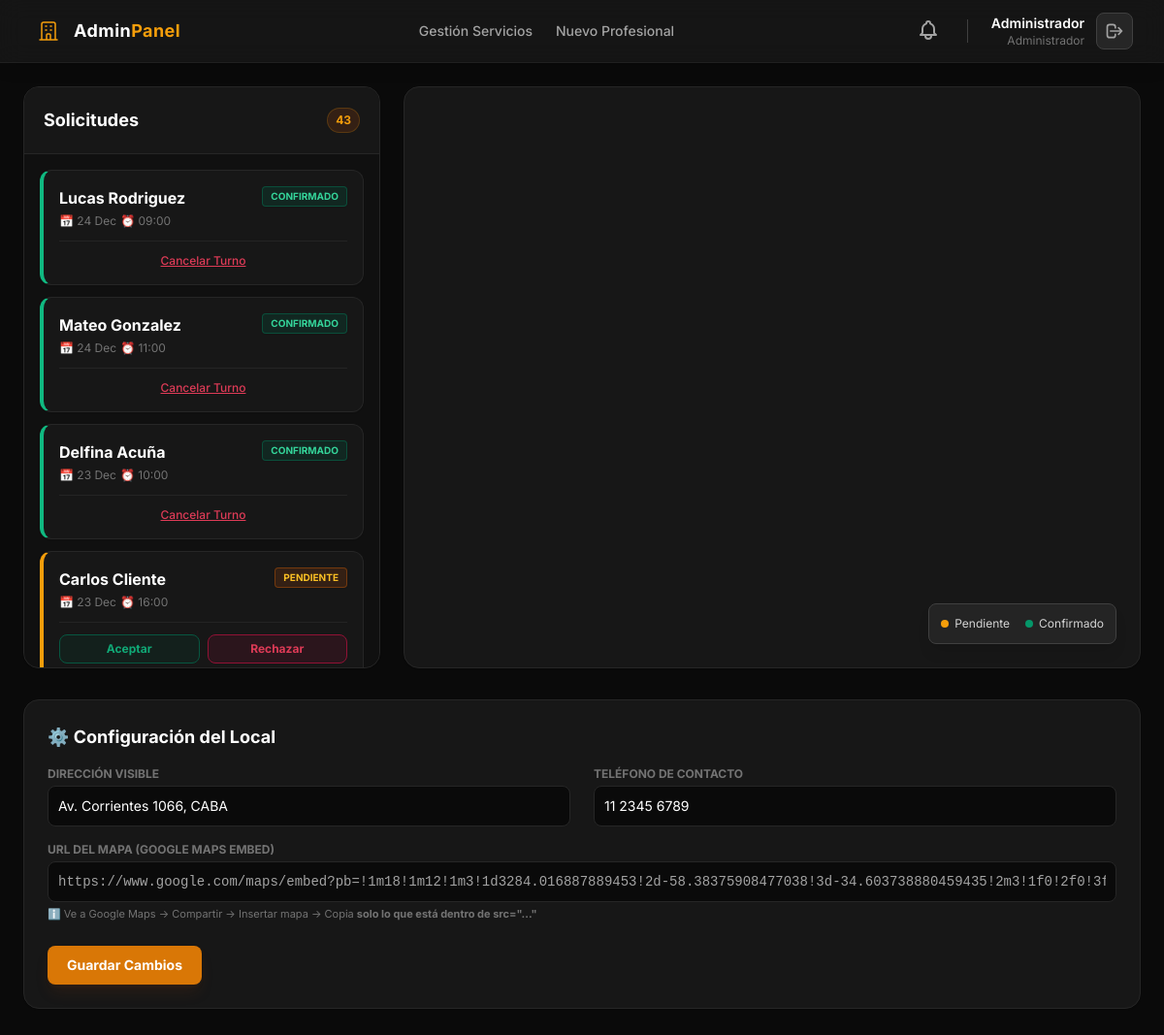
The app's page /controllers/AdminDashboard.php (signed in) with its own data.
### tables this page shows
CREATE TABLE `turnos` (
  `id` int(11) NOT NULL,
  `usuario_id` int(11) NOT NULL,
  `fecha` date NOT NULL,
  `hora` time NOT NULL,
  `servicio` varchar(100) NOT NULL,
  `created_at` timestamp NOT NULL DEFAULT current_timestamp(),
  `estado` varchar(20) DEFAULT 'pendiente',
  `servicio_id` int(11) DEFAULT NULL,
  `peluquero_id` int(11) DEFAULT NULL
);

CREATE TABLE `usuarios` (
  `id` int(11) NOT NULL,
  `nombre` varchar(100) NOT NULL,
  `rol` enum('Administrador','Cliente','Peluquero') NOT NULL DEFAULT 'Cliente',
  `email` varchar(255) NOT NULL,
  `password_hash` varchar(255) NOT NULL,
  `fecha_registro` timestamp NOT NULL DEFAULT current_timestamp(),
  `intentos_fallidos` int(11) DEFAULT 0,
  `bloqueado_hasta` datetime DEFAULT NULL,
  `foto` varchar(255) DEFAULT NULL,
  `telefono` varchar(20) DEFAULT NULL,
  `biografia` text DEFAULT NULL
);

### controllers/AdminDashboard.php (called while the page is built, shortened)
<?php
require_once '../models/Turno.php';
require_once '../models/Notificacion.php';
require_once '../models/Configuracion.php';
$turnos = Turno::obtenerTodos();
$config = Configuracion::obtenerTodo();
require '../views/admin_dashboard.php';
?>

### models/Turno.php (called while the page is built, shortened)
<?php
require_once __DIR__ . '/../config/conexion_db.php';
class Turno {
    public static function obtenerTodos() {
        global $pdo;
        $sql = "SELECT t.id, t.fecha, t.hora, t.estado, u.nombre
                FROM turnos t
                JOIN usuarios u ON t.usuario_id = u.id
                ORDER BY t.fecha DESC, t.hora ASC";
        $stmt = $pdo->query($sql);
        return $stmt->fetchAll(PDO::FETCH_ASSOC);
    }
}
?>

### models/Configuracion.php (called while the page is built, shortened)
<?php
require_once __DIR__ . '/../config/conexion_db.php';
class Configuracion {
    public static function obtenerTodo() {
        global $pdo;
        $stmt = $pdo->query("SELECT clave, valor FROM configuracion");
        return $stmt->fetchAll(PDO::FETCH_KEY_PAIR);
    }
}
?>

### views/admin_dashboard.php (the view, shortened to what this page needs)
<!DOCTYPE html>
<html lang="es">
<head>
    <script src="https://cdn.tailwindcss.com"></script>
</head>
<body class="bg-neutral-950 text-neutral-300 h-screen flex flex-col overflow-hidden selection:bg-amber-500 selection:text-white">
    <header class="bg-neutral-900/90 backdrop-blur-md border-b border-white/5 shadow-lg shrink-0 z-20">
        <div class="max-w-7xl mx-auto px-4 sm:px-6 lg:px-8 h-16 flex items-center justify-between">
            <div class="flex items-center gap-2">
                <div class="text-amber-500 p-1.5 rounded-lg">
                    <svg class="w-6 h-6" fill="none" stroke="currentColor" viewBox="0 0 24 24"><path stroke-linecap="round" stroke-linejoin="round" stroke-width="1.5" d="M19 21V5a2 2 0 00-2-2H7a2 2 0 00-2 2v16m14 0h2m-2 0h-5m-9 0H3m2 0h5M9 7h1m-1 4h1m4-4h1m-1 4h1m-5 10v-5a1 1 0 011-1h2a1 1 0 011 1v5m-4 0h4"></path></svg>
                </div>
                <h1 class="text-lg font-bold tracking-wide text-white">Admin<span class="text-amber-500">Panel</span></h1>
            </div>
            <div class="hidden md:flex items-center gap-6">
                <a href="../views/admin_servicios.php" class="text-neutral-400 hover:text-amber-500 text-sm font-medium transition">Gestión Servicios</a>
                <a href="../views/admin_crear_peluquero.php" class="text-neutral-400 hover:text-amber-500 text-sm font-medium transition">Nuevo Profesional</a>
            </div>
            <div class="flex items-center gap-4">
                <div class="relative group">
                    <button class="text-neutral-400 hover:text-white relative focus:outline-none p-1 transition">
                    </button>
                </div>
                <div class="flex items-center gap-3">
                    <div class="text-right hidden sm:block">
                        <p class="text-sm font-semibold text-white"><?php echo htmlspecialchars($_SESSION['nombre'] ?? 'Admin'); ?></p>
                        <p class="text-xs text-neutral-500">Administrador</p>
                    </div>
                    <a href="../controllers/auth_logout.php" class="bg-neutral-800 hover:bg-red-900/50 text-neutral-400 hover:text-red-400 p-2 rounded-lg transition border border-neutral-700 hover:border-red-800" title="Salir">
                        <svg class="w-5 h-5" fill="none" stroke="currentColor" viewBox="0 0 24 24"><path stroke-linecap="round" stroke-linejoin="round" stroke-width="2" d="M17 16l4-4m0 0l-4-4m4 4H7m6 4v1a3 3 0 01-3 3H6a3 3 0 01-3-3V7a3 3 0 013-3h4a3 3 0 013 3v1"></path></svg>
                    </a>
                </div>
            </div>
        </div>
    </header>
    <div class="flex-1 overflow-y-auto p-4 lg:p-6 max-w-7xl mx-auto w-full custom-scroll">
        <div class="grid grid-cols-1 lg:grid-cols-12 gap-6 mb-8 h-[600px]">
            <div class="lg:col-span-4 bg-neutral-900 rounded-2xl shadow-sm border border-neutral-800 flex flex-col h-full overflow-hidden">
                <div class="p-5 border-b border-neutral-800 bg-neutral-900 flex justify-between items-center">
                    <h2 class="font-bold text-white text-lg">Solicitudes</h2>
                    <span class="bg-amber-900/30 text-amber-500 text-xs font-bold px-2 py-1 rounded-full border border-amber-500/20"><?php echo count($turnos); ?></span>
                </div>
                <div class="overflow-y-auto flex-1 p-4 custom-scroll space-y-3 bg-neutral-950/50">
                    <?php if(count($turnos) > 0): ?>
                        <?php foreach ($turnos as $t): ?>
                            <?php
                                $borde = 'border-l-amber-500';
                                $bgBadge = 'bg-amber-900/30 text-amber-400 border border-amber-700/50';
                                $estado = 'Pendiente';
                                if($t['estado'] == 'confirmado') {
                                    $borde = 'border-l-emerald-500';
                                    $bgBadge = 'bg-emerald-900/30 text-emerald-400 border border-emerald-700/50';
                                    $estado = 'Confirmado';
                                }
                                if($t['estado'] == 'cancelado' || $t['estado'] == 'cancelado_cliente') {
                                    $borde = 'border-l-rose-500';
                                    $bgBadge = 'bg-rose-900/30 text-rose-400 border border-rose-700/50';
                                    $estado = 'Cancelado';
                                }
                            ?>
                            <div class="bg-neutral-900 p-4 rounded-xl shadow-sm border border-neutral-800 border-l-4 <?php echo $borde; ?> hover:border-neutral-700 transition duration-200 group">
                                <div class="flex justify-between items-start mb-2">
                                    <div>
                                        <h3 class="font-bold text-white"><?php echo htmlspecialchars($t['nombre']); ?></h3>
                                        <p class="text-xs text-neutral-500 flex items-center gap-1 mt-1">
                                            <span>📅 <?php echo date("d M", strtotime($t['fecha'])); ?></span>
                                            <span>⏰ <?php echo substr($t['hora'], 0, 5); ?></span>
                                        </p>
                                    </div>
                                    <span class="<?php echo $bgBadge; ?> text-[10px] uppercase font-bold px-2 py-0.5 rounded shadow-sm">
                                        <?php echo $estado; ?>
                                    </span>
                                </div>
                                <div class="flex gap-2 mt-3 pt-3 border-t border-neutral-800 opacity-90 group-hover:opacity-100 transition">
                                    <?php if($t['estado'] == 'pendiente'): ?>
                                        <button onclick="cambiarEstado(<?php echo $t['id']; ?>, 'confirmado')" class="flex-1 bg-emerald-900/20 hover:bg-emerald-900/40 text-emerald-500 py-1.5 rounded-lg text-xs font-bold transition border border-emerald-800 hover:border-emerald-600">
                                            Aceptar
                                        </button>
                                        <button onclick="cambiarEstado(<?php echo $t['id']; ?>, 'cancelado')" class="flex-1 bg-rose-900/20 hover:bg-rose-900/40 text-rose-500 py-1.5 rounded-lg text-xs font-bold transition border border-rose-800 hover:border-rose-600">
                                            Rechazar
                                        </button>
                                    <?php elseif($t['estado'] == 'confirmado'): ?>
                                        <button onclick="cambiarEstado(<?php echo $t['id']; ?>, 'cancelado')" class="w-full text-rose-500 hover:text-rose-400 text-xs font-medium underline text-center transition">
                                            Cancelar Turno
                                        </button>
                                    <?php endif; ?>
                                </div>
                            </div>
                        <?php endforeach; ?>
                    <?php else: ?>
                        <div class="flex flex-col items-center justify-center h-full text-neutral-500">
                            <p class="text-sm">No hay turnos registrados.</p>
                        </div>
                    <?php endif; ?>
                </div>
            </div>
            <div class="lg:col-span-8 bg-neutral-900 rounded-2xl shadow-sm border border-neutral-800 p-4 h-full flex flex-col relative">
                <div id='calendar' class="flex-1 z-0"></div>
                <div class="absolute bottom-6 right-6 bg-neutral-800/90 backdrop-blur p-3 rounded-lg shadow-lg border border-neutral-700 text-xs flex gap-4 z-10 text-neutral-300">
                    <div class="flex items-center gap-1.5"><span class="w-2 h-2 rounded-full bg-amber-500"></span> Pendiente</div>
                    <div class="flex items-center gap-1.5"><span class="w-2 h-2 rounded-full bg-emerald-600"></span> Confirmado</div>
                </div>
            </div>
        </div>
        <div class="bg-neutral-900 rounded-2xl shadow-sm border border-neutral-800 p-6 mb-10">
            <h3 class="text-lg font-bold text-white mb-4 flex items-center gap-2">
                ⚙️ Configuración del Local
            </h3>
            <form action="../controllers/AdminConfigController.php" method="POST" class="space-y-4">
                <div class="grid grid-cols-1 md:grid-cols-2 gap-6">
                    <div>
                        <label class="block text-xs font-bold text-neutral-500 uppercase mb-1">Dirección Visible</label>
                        <input type="text" name="direccion" value="<?php echo htmlspecialchars($config['direccion'] ?? ''); ?>"
                               class="w-full bg-neutral-950 border border-neutral-800 rounded-lg p-2.5 text-sm text-white focus:ring-1 focus:ring-amber-500 focus:border-amber-500 outline-none transition"
                               placeholder="Ej: Av. Corrientes 1234">
                    </div>
                    <div>
                        <label class="block text-xs font-bold text-neutral-500 uppercase mb-1">Teléfono de Contacto</label>
                        <input type="text" name="telefono" value="<?php echo htmlspecialchars($config['telefono'] ?? ''); ?>"
                               class="w-full bg-neutral-950 border border-neutral-800 rounded-lg p-2.5 text-sm text-white focus:ring-1 focus:ring-amber-500 focus:border-amber-500 outline-none transition"
                               placeholder="Ej: 11 2233 4455">
                    </div>
                </div>
                <div>
                    <label class="block text-xs font-bold text-neutral-500 uppercase mb-1">URL del Mapa (Google Maps Embed)</label>
                    <div class="flex gap-2">
                        <input type="text" name="mapa_url" value="<?php echo htmlspecialchars($config['mapa_url'] ?? ''); ?>"
                               class="flex-1 bg-neutral-950 border border-neutral-800 rounded-lg p-2.5 text-sm font-mono text-neutral-400 focus:ring-1 focus:ring-amber-500 focus:border-amber-500 outline-none transition"
                               placeholder="Pega aquí el enlace src=...">
                    </div>
                    <p class="text-[11px] text-neutral-500 mt-1">
                        ℹ️ Ve a Google Maps -> Compartir -> Insertar mapa -> Copia <b>solo lo que está dentro de src="..."</b>
                    </p>
                </div>
                <div class="pt-2">
                    <button type="submit" class="bg-amber-600 text-white px-5 py-2.5 rounded-lg text-sm font-bold hover:bg-amber-700 transition shadow-lg shadow-amber-900/20">
                        Guardar Cambios
                    </button>
                </div>
            </form>
        </div>
    </div>
</body>
</html>

### views/admin_dashboard.php (style rules this page uses)
body { font-family: 'Inter', sans-serif; }

### records on screen
turnos: usuario.nombre "Lucas Rodriguez", fecha "24 Dec", hora "09:00", estado "CONFIRMADO"
turnos: usuario.nombre "Mateo Gonzalez", fecha "24 Dec", hora "11:00", estado "CONFIRMADO"
turnos: usuario.nombre "Delfina Acuña", fecha "23 Dec", hora "10:00", estado "CONFIRMADO"
turnos: usuario.nombre "Carlos Cliente", fecha "23 Dec", hora "16:00", estado "PENDIENTE"

### other values on screen
$_SESSION['nombre'] "Administrador"
count($turnos) "43"
